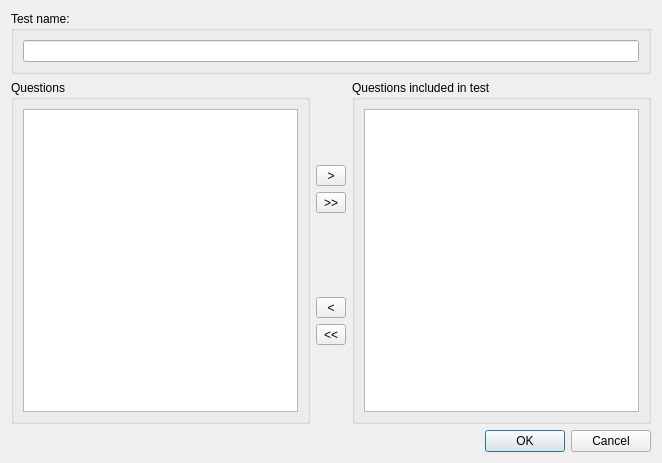
<?xml version="1.0" encoding="UTF-8"?>
<ui version="4.0">
 <class>test_mod_dlg</class>
 <widget class="QDialog" name="test_mod_dlg">
  <property name="geometry">
   <rect>
    <x>0</x>
    <y>0</y>
    <width>662</width>
    <height>463</height>
   </rect>
  </property>
  <property name="windowTitle">
   <string>Dialog</string>
  </property>
  <layout class="QGridLayout" name="gridLayout_2">
   <item row="0" column="0">
    <layout class="QGridLayout" name="gridLayout">
     <item row="1" column="2">
      <spacer name="verticalSpacer">
       <property name="orientation">
        <enum>Qt::Vertical</enum>
       </property>
       <property name="sizeHint" stdset="0">
        <size>
         <width>20</width>
         <height>40</height>
        </size>
       </property>
      </spacer>
     </item>
     <item row="8" column="0" colspan="5">
      <widget class="QDialogButtonBox" name="buttonBox">
       <property name="standardButtons">
        <set>QDialogButtonBox::Cancel|QDialogButtonBox::Ok</set>
       </property>
      </widget>
     </item>
     <item row="3" column="2">
      <widget class="QToolButton" name="toolButton_addAll">
       <property name="minimumSize">
        <size>
         <width>30</width>
         <height>0</height>
        </size>
       </property>
       <property name="text">
        <string>&gt;&gt;</string>
       </property>
      </widget>
     </item>
     <item row="2" column="2">
      <widget class="QToolButton" name="toolButton_addOne">
       <property name="minimumSize">
        <size>
         <width>30</width>
         <height>0</height>
        </size>
       </property>
       <property name="text">
        <string>&gt;</string>
       </property>
      </widget>
     </item>
     <item row="4" column="2">
      <spacer name="verticalSpacer_3">
       <property name="orientation">
        <enum>Qt::Vertical</enum>
       </property>
       <property name="sizeHint" stdset="0">
        <size>
         <width>20</width>
         <height>40</height>
        </size>
       </property>
      </spacer>
     </item>
     <item row="5" column="2">
      <widget class="QToolButton" name="toolButton_remOne">
       <property name="minimumSize">
        <size>
         <width>30</width>
         <height>0</height>
        </size>
       </property>
       <property name="text">
        <string>&lt;</string>
       </property>
      </widget>
     </item>
     <item row="0" column="0" colspan="5">
      <widget class="QGroupBox" name="groupBox">
       <property name="title">
        <string>Test name:</string>
       </property>
       <layout class="QGridLayout" name="gridLayout_9">
        <item row="0" column="0">
         <layout class="QGridLayout" name="gridLayout_8">
          <item row="0" column="0">
           <widget class="QLineEdit" name="lineEdit_TestName"/>
          </item>
         </layout>
        </item>
       </layout>
      </widget>
     </item>
     <item row="6" column="2">
      <widget class="QToolButton" name="toolButton_remAll">
       <property name="minimumSize">
        <size>
         <width>30</width>
         <height>0</height>
        </size>
       </property>
       <property name="text">
        <string>&lt;&lt;</string>
       </property>
      </widget>
     </item>
     <item row="1" column="0" rowspan="7" colspan="2">
      <widget class="QGroupBox" name="groupBox_2">
       <property name="title">
        <string>Questions</string>
       </property>
       <layout class="QGridLayout" name="gridLayout_10">
        <item row="0" column="0">
         <layout class="QGridLayout" name="gridLayout_7">
          <item row="0" column="0">
           <widget class="QTreeWidget" name="treeWidget_DBQuestions">
            <property name="rootIsDecorated">
             <bool>true</bool>
            </property>
            <attribute name="headerVisible">
             <bool>false</bool>
            </attribute>
            <column>
             <property name="text">
              <string notr="true">1</string>
             </property>
            </column>
           </widget>
          </item>
         </layout>
        </item>
       </layout>
      </widget>
     </item>
     <item row="7" column="2">
      <spacer name="verticalSpacer_2">
       <property name="orientation">
        <enum>Qt::Vertical</enum>
       </property>
       <property name="sizeHint" stdset="0">
        <size>
         <width>20</width>
         <height>40</height>
        </size>
       </property>
      </spacer>
     </item>
     <item row="1" column="3" rowspan="7" colspan="2">
      <widget class="QGroupBox" name="groupBox_3">
       <property name="title">
        <string>Questions included in test</string>
       </property>
       <layout class="QGridLayout" name="gridLayout_4">
        <item row="0" column="0">
         <layout class="QGridLayout" name="gridLayout_3">
          <item row="0" column="0">
           <widget class="QTreeWidget" name="treeWidget_testQuestions">
            <attribute name="headerVisible">
             <bool>false</bool>
            </attribute>
            <column>
             <property name="text">
              <string notr="true">1</string>
             </property>
            </column>
           </widget>
          </item>
         </layout>
        </item>
       </layout>
      </widget>
     </item>
    </layout>
   </item>
  </layout>
 </widget>
 <resources/>
 <connections/>
</ui>
